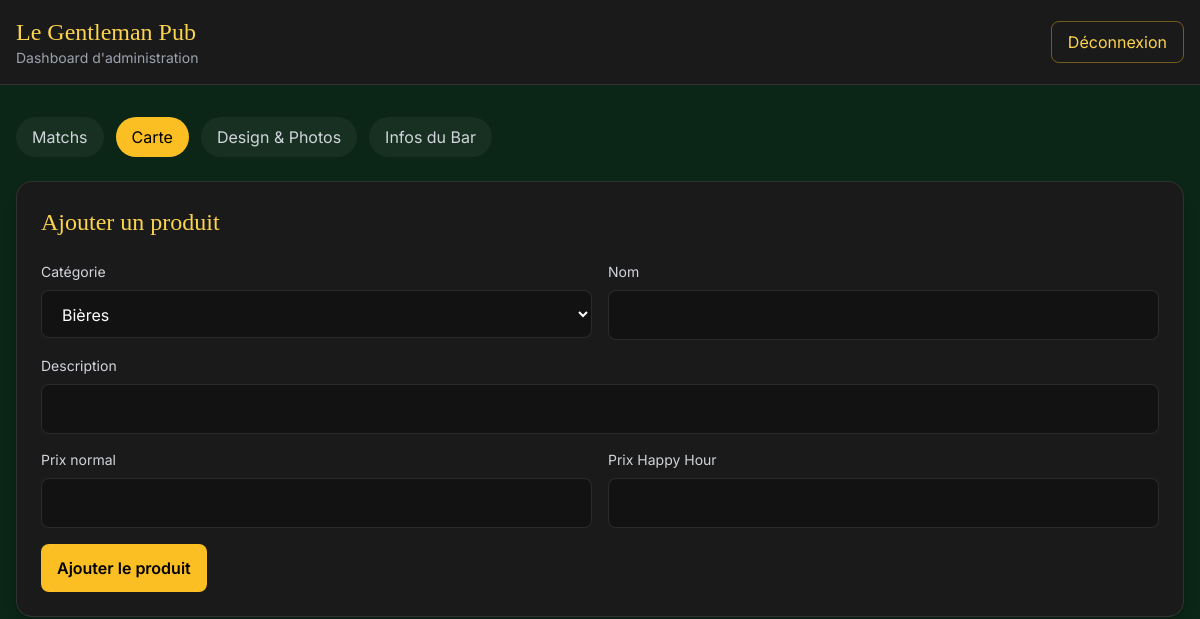
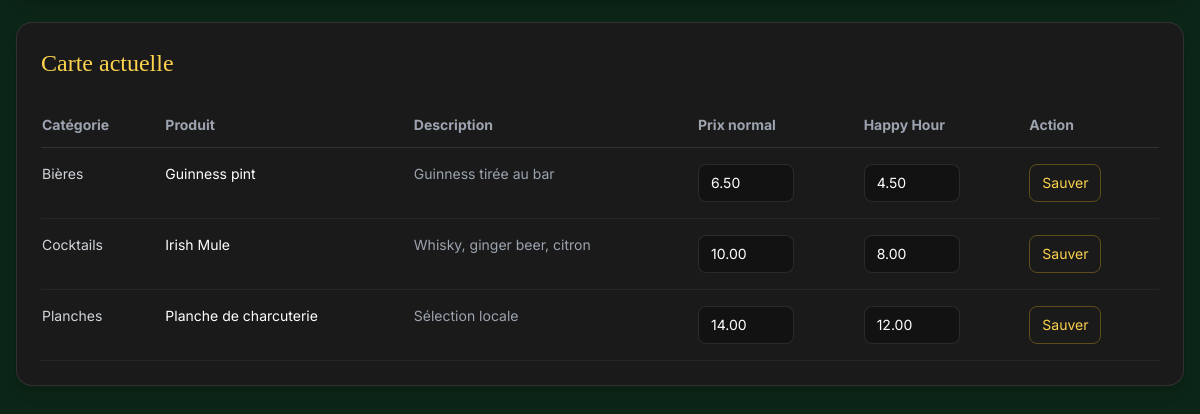
Before: /le-comptoir?tab=carte (signed in) with the older database file (2 pictures, top to bottom).
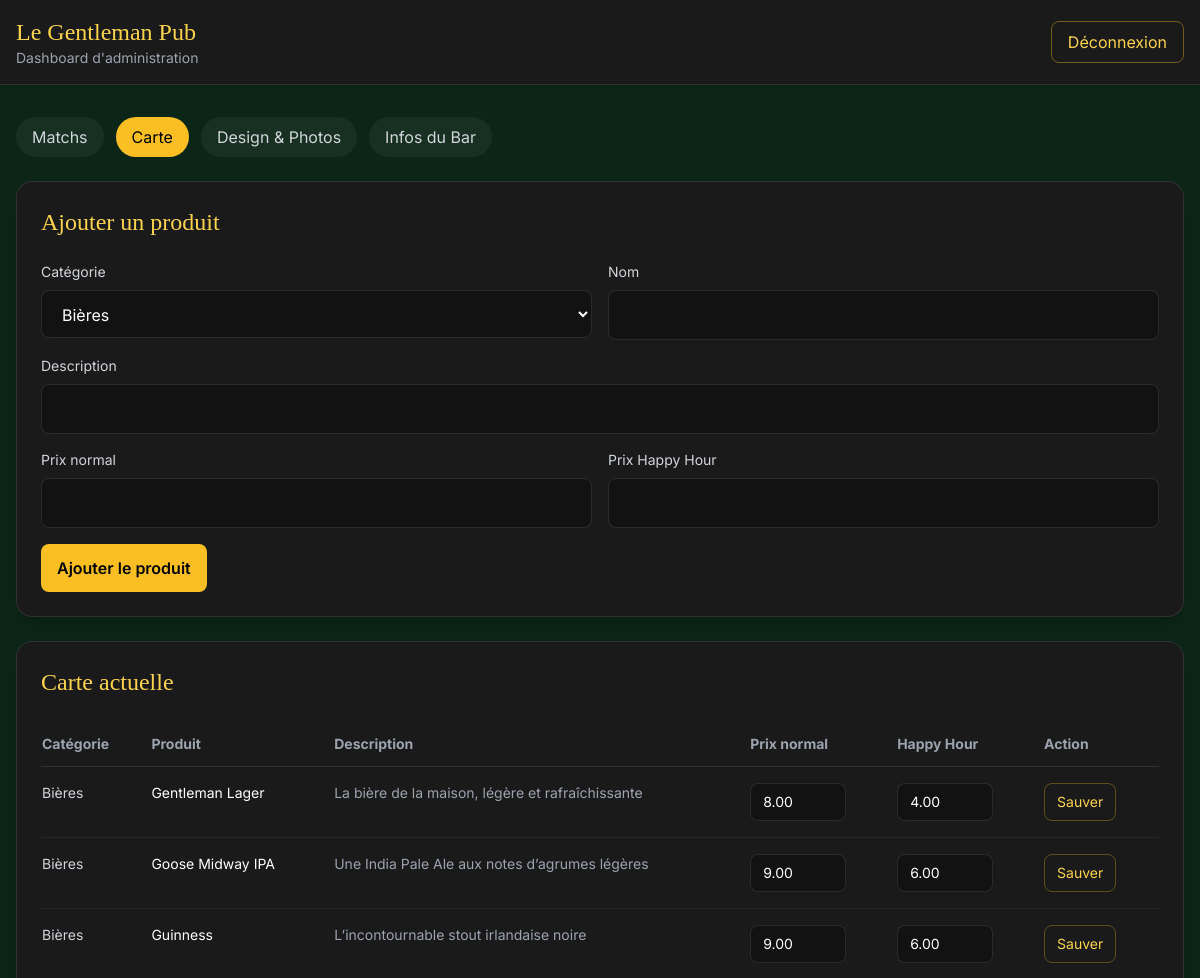
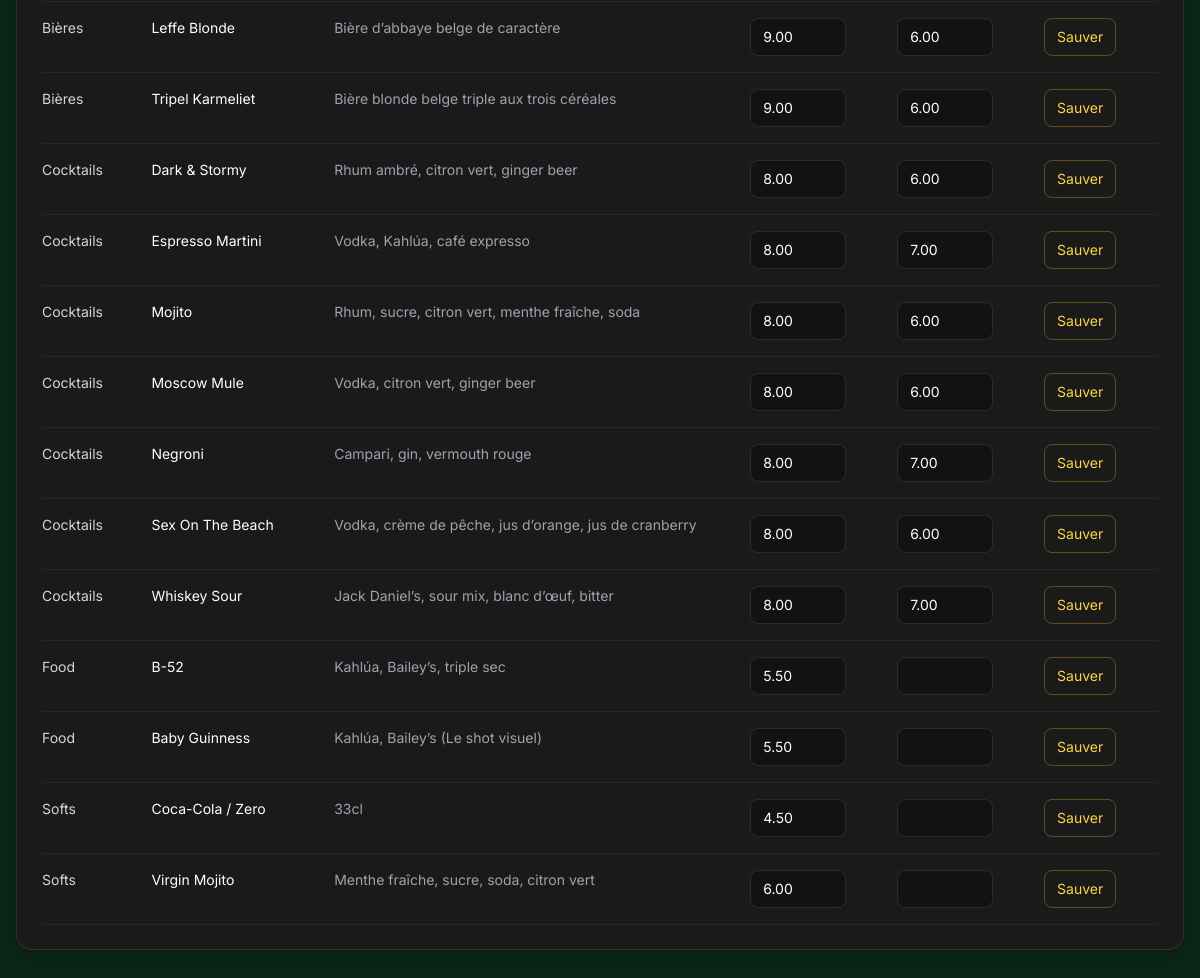
After: the same page with the newer database file (2 pictures, top to bottom).
### tables this page shows
CREATE TABLE IF NOT EXISTS `carte_produits` (
  `id` INT UNSIGNED NOT NULL AUTO_INCREMENT,
  `categorie` VARCHAR(100) NOT NULL,
  `nom` VARCHAR(191) NOT NULL,
  `description` TEXT,
  `prix_normal` DECIMAL(7,2) NOT NULL DEFAULT 0.00,
  `prix_happy_hour` DECIMAL(7,2) DEFAULT NULL,
  PRIMARY KEY (`id`),
  KEY `categorie_idx` (`categorie`)
);

### config/db.php (called while the page is built, shortened)
<?php
$dbHost = getenv('DB_HOST') ?: 'localhost';
$dbName = getenv('DB_NAME') ?: 'legentlemanpub';
$dbUser = getenv('DB_USER') ?: 'db_user';
$dbPass = getenv('DB_PASS') ?: 'db_pass';
$dsn = "mysql:host={$dbHost};dbname={$dbName};charset=utf8mb4";
$options = [
    PDO::ATTR_ERRMODE => PDO::ERRMODE_EXCEPTION,
    PDO::ATTR_DEFAULT_FETCH_MODE => PDO::FETCH_ASSOC,
    PDO::ATTR_EMULATE_PREPARES => false,
    PDO::MYSQL_ATTR_INIT_COMMAND => "SET NAMES utf8mb4 COLLATE utf8mb4_unicode_ci",
];
try {
    $pdo = new PDO($dsn, $dbUser, $dbPass, $options);
} catch (PDOException $e) {
    error_log('DB Connection Error: ' . $e->getMessage());
    http_response_code(500);
    echo "Erreur de connexion à la base de données.";
    exit;
}
$config = [];
try {
    $stmt = $pdo->query('SELECT `cle`, `valeur` FROM site_config');
    foreach ($stmt->fetchAll() as $row) {
        $config[(string)$row['cle']] = (string)$row['valeur'];
    }
} catch (Throwable $e) {
    error_log('Config load error: ' . $e->getMessage());
}
function config_value(string $key, string $default = ''): string
{
    global $config;
    return isset($config[$key]) && $config[$key] !== '' ? (string)$config[$key] : $default;
}
function e(string $s): string
{
    return htmlspecialchars($s, ENT_QUOTES | ENT_SUBSTITUTE, 'UTF-8');
}

### admin.php (the view, shortened to what the changed rows need)
<?php
require_once __DIR__ . '/config/db.php';
$tab = $_GET['tab'] ?? 'matchs';
  $editMatch = null;
    ?>
    <?php
$matchs = $pdo->query('SELECT * FROM matchs ORDER BY date_match DESC')->fetchAll();
$produits = $pdo->query('SELECT * FROM carte_produits ORDER BY categorie, nom')->fetchAll();
$siteName = config_value('site_name', 'Le Gentleman Pub');
?>
<!doctype html>
<html lang="fr">
<head>
  <script src="https://cdn.tailwindcss.com"></script>
</head>
<body class="min-h-screen bg-[#0B2516] text-gray-100 font-body">
  <header class="border-b border-white/10 bg-[#1A1A1A]">
    <div class="mx-auto max-w-7xl px-4 py-4 flex items-center justify-between gap-4">
      <div>
        <h1 class="text-2xl font-display text-amber-300"><?php echo e($siteName); ?></h1>
      </div>
    </div>
  </header>
  <main class="mx-auto max-w-7xl px-4 py-8">
    <?php if ($tab === 'matchs'): ?>
      <section class="grid gap-6 lg:grid-cols-2">
        <div class="rounded-2xl border border-white/10 bg-[#1A1A1A] p-6 shadow-lg">
          <h2 class="text-2xl font-display text-amber-300"><?php echo $editMatch ? 'Éditer un match' : 'Ajouter un match'; ?></h2>
          <form method="post" enctype="multipart/form-data" class="mt-6 grid gap-4">
            <input type="hidden" name="csrf_token" value="<?php echo e($_SESSION['csrf_token']); ?>">
            <input type="hidden" name="action" value="save_match">
            <?php if ($editMatch): ?>
              <input type="hidden" name="match_id" value="<?php echo (int)$editMatch['id']; ?>">
            <?php endif; ?>
            <div class="grid gap-4 md:grid-cols-2">
              <div>
                <label class="mb-2 block text-sm text-gray-300">Équipe 1</label>
                <input name="equipe_1" required value="<?php echo e(get_match_edit_value($editMatch, 'equipe_1')); ?>" class="w-full rounded-lg bg-[#121212] border border-white/10 px-4 py-3 text-white outline-none focus:border-amber-400">
              </div>
              <div>
                <label class="mb-2 block text-sm text-gray-300">Équipe 2</label>
                <input name="equipe_2" required value="<?php echo e(get_match_edit_value($editMatch, 'equipe_2')); ?>" class="w-full rounded-lg bg-[#121212] border border-white/10 px-4 py-3 text-white outline-none focus:border-amber-400">
              </div>
            </div>
            <div>
              <label class="mb-2 block text-sm text-gray-300">Compétition</label>
              <input name="competition" value="<?php echo e(get_match_edit_value($editMatch, 'competition')); ?>" class="w-full rounded-lg bg-[#121212] border border-white/10 px-4 py-3 text-white outline-none focus:border-amber-400">
            </div>
            <div>
              <label class="mb-2 block text-sm text-gray-300">Slug SEO personnalisé</label>
              <input name="slug_seo" placeholder="ex: psg-om-2026" value="<?php echo e(get_match_edit_value($editMatch, 'slug')); ?>" class="w-full rounded-lg bg-[#121212] border border-white/10 px-4 py-3 text-white outline-none focus:border-amber-400">
              <p class="mt-2 text-xs text-gray-500">Optionnel. Sinon, le slug est généré automatiquement avec les synonymes PSG / OM.</p>
            </div>
            <div>
              <label class="mb-2 block text-sm text-gray-300">Date / Heure</label>
              <input type="datetime-local" name="date_match" required value="<?php echo e(mysql_to_datetime_local(get_match_edit_value($editMatch, 'date_match'))); ?>" class="w-full rounded-lg bg-[#121212] border border-white/10 px-4 py-3 text-white outline-none focus:border-amber-400">
            </div>
            <div>
              <label class="mb-2 block text-sm text-gray-300">Affiche du match / logo compétition</label>
              <input type="file" name="match_image" accept="image/jpeg,image/png,image/webp" class="w-full rounded-lg bg-[#121212] border border-white/10 px-4 py-3 text-white outline-none focus:border-amber-400">
              <p class="mt-2 text-xs text-gray-500">Format accepté: JPEG, PNG, WEBP. L'image est convertie en JPG et renommée avec le slug.</p>
            </div>
            <?php if ($editMatch && !empty($editMatch['image_path'])): ?>
              <div class="overflow-hidden rounded-xl border border-white/10">
                <img src="<?php echo e($editMatch['image_path']); ?>" alt="Image du match" class="h-48 w-full object-cover">
              </div>
            <?php endif; ?>
            <button type="submit" class="rounded-lg bg-amber-400 px-4 py-3 font-semibold text-black hover:bg-amber-300"><?php echo $editMatch ? 'Mettre à jour le match' : 'Ajouter le match'; ?></button>
          </form>
        </div>
        <div class="rounded-2xl border border-white/10 bg-[#1A1A1A] p-6 shadow-lg">
          <h2 class="text-2xl font-display text-amber-300">Matchs existants</h2>
          <div class="mt-6 space-y-4">
            <?php foreach ($matchs as $match): ?>
              <div class="rounded-xl border border-white/10 bg-[#121212] p-4">
                <div class="flex gap-4">
                  <div class="h-20 w-32 overflow-hidden rounded-lg border border-white/10 bg-black/30 flex-shrink-0">
                    <img src="<?php echo e(!empty($match['image_path']) ? $match['image_path'] : '/assets/uploads/default-match.svg'); ?>" alt="<?php echo e($match['equipe_1'] . ' contre ' . $match['equipe_2']); ?>" class="h-full w-full object-cover">
                  </div>
                  <div class="flex-1">
                    <div class="flex flex-wrap items-start justify-between gap-3">
                      <div>
                        <div class="text-lg font-semibold text-white"><?php echo e($match['equipe_1']); ?> <span class="text-gray-500">vs</span> <?php echo e($match['equipe_2']); ?></div>
                        <div class="mt-1 text-sm text-gray-400"><?php echo e((string)($match['competition'] ?: 'Compétition non renseignée')); ?> · <?php echo e((new DateTimeImmutable($match['date_match']))->format('d/m/Y H:i')); ?></div>
                        <div class="mt-2 text-xs text-gray-500">Slug: <?php echo e($match['slug']); ?> · Statut: <?php echo (int)$match['is_active'] === 1 ? '<span class="text-emerald-300">Actif</span>' : '<span class="text-red-300">Désactivé</span>'; ?></div>
                      </div>
                      <div class="flex flex-wrap gap-2">
                        <a href="/le-comptoir?tab=matchs&edit_match=<?php echo (int)$match['id']; ?>" class="rounded-lg border border-amber-400/30 px-3 py-2 text-sm text-amber-300 hover:bg-amber-400 hover:text-black">Modifier</a>
                        <?php if ((int)$match['is_active'] === 1): ?>
                          <form method="post">
                            <input type="hidden" name="csrf_token" value="<?php echo e($_SESSION['csrf_token']); ?>">
                            <input type="hidden" name="action" value="disable_match">
                            <input type="hidden" name="id" value="<?php echo (int)$match['id']; ?>">
                            <button class="rounded-lg border border-amber-400/30 px-3 py-2 text-sm text-amber-300 hover:bg-amber-400 hover:text-black">Désactiver</button>
                          </form>
                        <?php endif; ?>
                        <form method="post" onsubmit="return confirm('Supprimer définitivement ce match ?');">
                          <input type="hidden" name="csrf_token" value="<?php echo e($_SESSION['csrf_token']); ?>">
                          <input type="hidden" name="action" value="delete_match">
                          <input type="hidden" name="id" value="<?php echo (int)$match['id']; ?>">
                          <button class="rounded-lg border border-red-500/40 px-3 py-2 text-sm text-red-300 hover:bg-red-500 hover:text-white">Supprimer</button>
                        </form>
                      </div>
                    </div>
                  </div>
                </div>
              </div>
            <?php endforeach; ?>
            <?php if (empty($matchs)): ?>
              <p class="text-sm text-gray-400">Aucun match enregistré.</p>
            <?php endif; ?>
          </div>
        </div>
      </section>
    <?php else: ?>
      <section class="space-y-6">
        <div class="rounded-2xl border border-white/10 bg-[#1A1A1A] p-6 shadow-lg">
          <h2 class="text-2xl font-display text-amber-300">Ajouter un produit</h2>
        </div>
        <div class="rounded-2xl border border-white/10 bg-[#1A1A1A] p-6 shadow-lg overflow-x-auto">
          <h2 class="text-2xl font-display text-amber-300">Carte actuelle</h2>
          <table class="mt-6 min-w-full text-left text-sm">
            <thead class="text-gray-400">
              <tr class="border-b border-white/10">
                <th class="py-3 pr-4">Catégorie</th>
                <th class="py-3 pr-4">Produit</th>
                <th class="py-3 pr-4">Description</th>
                <th class="py-3 pr-4">Prix normal</th>
                <th class="py-3 pr-4">Happy Hour</th>
                <th class="py-3 pr-4">Action</th>
              </tr>
            </thead>
            <tbody>
              <?php foreach ($produits as $produit): ?>
                <tr class="border-b border-white/5 align-top">
                  <td class="py-4 pr-4 text-gray-300"><?php echo e($produit['categorie']); ?></td>
                  <td class="py-4 pr-4 text-white"><?php echo e($produit['nom']); ?></td>
                  <td class="py-4 pr-4 text-gray-400 max-w-xs"><?php echo e((string)($produit['description'] ?? '')); ?></td>
                  <td class="py-4 pr-4">
                    <form method="post" class="flex items-center gap-2">
                      <input name="prix_normal" type="number" step="0.01" min="0" value="<?php echo e((string)$produit['prix_normal']); ?>" class="w-24 rounded-lg bg-[#121212] border border-white/10 px-3 py-2 text-white">
                  </td>
                  <td class="py-4 pr-4">
                      <input name="prix_happy_hour" type="number" step="0.01" min="0" value="<?php echo $produit['prix_happy_hour'] !== null ? e((string)$produit['prix_happy_hour']) : ''; ?>" class="w-24 rounded-lg bg-[#121212] border border-white/10 px-3 py-2 text-white">
                  </td>
                  <td class="py-4 pr-4">
                      <button class="rounded-lg border border-amber-400/30 px-3 py-2 text-amber-300 hover:bg-amber-400 hover:text-black">Sauver</button>
                  </td>
                </tr>
              <?php endforeach; ?>
            </tbody>
          </table>
        </div>
      </section>
    <?php endif; ?>
  </main>
</body>
</html>

Changed rows visible on the page:
removed carte_produits: categorie "Cocktails", nom "Irish Mule", description "Whisky, ginger beer, citron", prix_normal "10.00", prix_happy_hour "8.00"
removed carte_produits: categorie "Planches", nom "Planche de charcuterie", description "Sélection locale", prix_normal "14.00", prix_happy_hour "12.00"
changed carte_produits: nom "Guinness pint" → "Gentleman Lager"; description "Guinness tirée au bar" → "La bière de la maison, légère et rafraîchissante"; prix_normal "6.50" → "8.00"; prix_happy_hour "4.50" → "4.00"
added carte_produits: categorie "Bières", nom "Goose Midway IPA", description "Une India Pale Ale aux notes d’agrumes légères", prix_normal "9.00", prix_happy_hour "6.00"
added carte_produits: categorie "Bières", nom "Guinness", description "L’incontournable stout irlandaise noire", prix_normal "9.00", prix_happy_hour "6.00"
added carte_produits: categorie "Bières", nom "Leffe Blonde", description "Bière d’abbaye belge de caractère", prix_normal "9.00", prix_happy_hour "6.00"
added carte_produits: categorie "Bières", nom "Tripel Karmeliet", description "Bière blonde belge triple aux trois céréales", prix_normal "9.00", prix_happy_hour "6.00"
added carte_produits: categorie "Cocktails", nom "Dark & Stormy", description "Rhum ambré, citron vert, ginger beer", prix_normal "8.00", prix_happy_hour "6.00"
added carte_produits: categorie "Cocktails", nom "Espresso Martini", description "Vodka, Kahlúa, café expresso", prix_normal "8.00", prix_happy_hour "7.00"
added carte_produits: categorie "Cocktails", nom "Mojito", description "Rhum, sucre, citron vert, menthe fraîche, soda", prix_normal "8.00", prix_happy_hour "6.00"
added carte_produits: categorie "Cocktails", nom "Moscow Mule", description "Vodka, citron vert, ginger beer", prix_normal "8.00", prix_happy_hour "6.00"
added carte_produits: categorie "Cocktails", nom "Negroni", description "Campari, gin, vermouth rouge", prix_normal "8.00", prix_happy_hour "7.00"
added carte_produits: categorie "Cocktails", nom "Sex On The Beach", description "Vodka, crème de pêche, jus d’orange, jus de cranberry", prix_normal "8.00", prix_happy_hour "6.00"
added carte_produits: categorie "Cocktails", nom "Whiskey Sour", description "Jack Daniel’s, sour mix, blanc d’œuf, bitter", prix_normal "8.00", prix_happy_hour "7.00"
added carte_produits: categorie "Food", nom "B-52", description "Kahlúa, Bailey’s, triple sec", prix_normal "5.50"
added carte_produits: categorie "Food", nom "Baby Guinness", description "Kahlúa, Bailey’s (Le shot visuel)", prix_normal "5.50"
added carte_produits: categorie "Softs", nom "Coca-Cola / Zero", description "33cl", prix_normal "4.50"
added carte_produits: categorie "Softs", nom "Virgin Mojito", description "Menthe fraîche, sucre, soda, citron vert", prix_normal "6.00"
